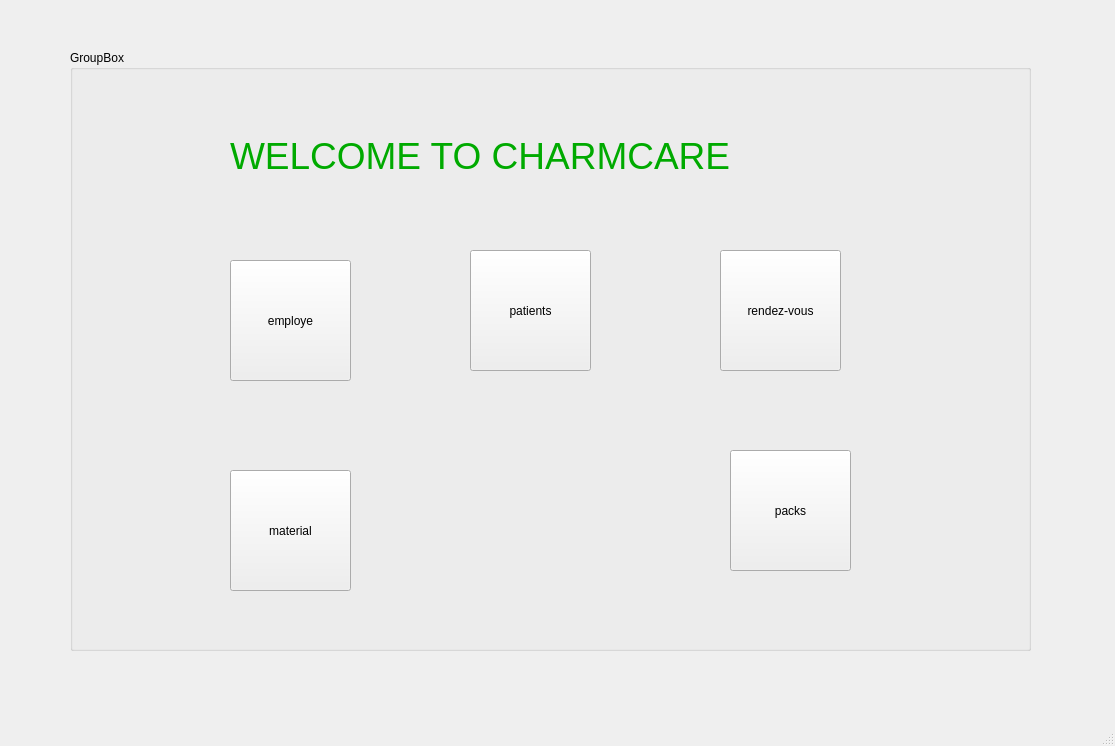
<?xml version="1.0" encoding="UTF-8"?>
<ui version="4.0">
 <class>homepage</class>
 <widget class="QMainWindow" name="homepage">
  <property name="geometry">
   <rect>
    <x>0</x>
    <y>0</y>
    <width>1115</width>
    <height>746</height>
   </rect>
  </property>
  <property name="windowTitle">
   <string>MainWindow</string>
  </property>
  <widget class="QWidget" name="centralwidget">
   <widget class="QGroupBox" name="groupBox">
    <property name="geometry">
     <rect>
      <x>70</x>
      <y>50</y>
      <width>961</width>
      <height>601</height>
     </rect>
    </property>
    <property name="title">
     <string>GroupBox</string>
    </property>
    <widget class="QLabel" name="bg">
     <property name="geometry">
      <rect>
       <x>0</x>
       <y>10</y>
       <width>961</width>
       <height>591</height>
      </rect>
     </property>
     <property name="text">
      <string/>
     </property>
     <property name="pixmap">
      <pixmap resource="img.qrc">:/img/img/1.jpg</pixmap>
     </property>
    </widget>
    <widget class="QPushButton" name="employehp">
     <property name="geometry">
      <rect>
       <x>160</x>
       <y>210</y>
       <width>121</width>
       <height>121</height>
      </rect>
     </property>
     <property name="text">
      <string>employe</string>
     </property>
    </widget>
    <widget class="QLabel" name="label">
     <property name="geometry">
      <rect>
       <x>160</x>
       <y>20</y>
       <width>791</width>
       <height>171</height>
      </rect>
     </property>
     <property name="font">
      <font>
       <pointsize>28</pointsize>
      </font>
     </property>
     <property name="whatsThis">
      <string>&lt;html&gt;&lt;head/&gt;&lt;body&gt;&lt;p align=&quot;center&quot;&gt;&lt;span style=&quot; color:#00aa00;&quot;&gt;WELCOME TO CHARMCARE&lt;/span&gt;&lt;/p&gt;&lt;/body&gt;&lt;/html&gt;</string>
     </property>
     <property name="styleSheet">
      <string notr="true">color: rgb(0, 170, 0);</string>
     </property>
     <property name="text">
      <string>WELCOME TO CHARMCARE</string>
     </property>
    </widget>
    <widget class="QPushButton" name="patienthp">
     <property name="geometry">
      <rect>
       <x>400</x>
       <y>200</y>
       <width>121</width>
       <height>121</height>
      </rect>
     </property>
     <property name="text">
      <string>patients</string>
     </property>
    </widget>
    <widget class="QPushButton" name="rdvhp">
     <property name="geometry">
      <rect>
       <x>650</x>
       <y>200</y>
       <width>121</width>
       <height>121</height>
      </rect>
     </property>
     <property name="text">
      <string>rendez-vous</string>
     </property>
    </widget>
    <widget class="QPushButton" name="materialhp">
     <property name="geometry">
      <rect>
       <x>160</x>
       <y>420</y>
       <width>121</width>
       <height>121</height>
      </rect>
     </property>
     <property name="text">
      <string>material</string>
     </property>
    </widget>
    <widget class="QPushButton" name="packshp">
     <property name="geometry">
      <rect>
       <x>660</x>
       <y>400</y>
       <width>121</width>
       <height>121</height>
      </rect>
     </property>
     <property name="text">
      <string>packs</string>
     </property>
    </widget>
    <widget class="QLabel" name="label_2">
     <property name="geometry">
      <rect>
       <x>370</x>
       <y>350</y>
       <width>231</width>
       <height>211</height>
      </rect>
     </property>
     <property name="text">
      <string/>
     </property>
     <property name="pixmap">
      <pixmap>../logo.png</pixmap>
     </property>
    </widget>
   </widget>
  </widget>
  <widget class="QMenuBar" name="menubar">
   <property name="geometry">
    <rect>
     <x>0</x>
     <y>0</y>
     <width>1115</width>
     <height>26</height>
    </rect>
   </property>
  </widget>
  <widget class="QStatusBar" name="statusbar"/>
 </widget>
 <resources>
  <include location="img.qrc"/>
 </resources>
 <connections/>
</ui>
